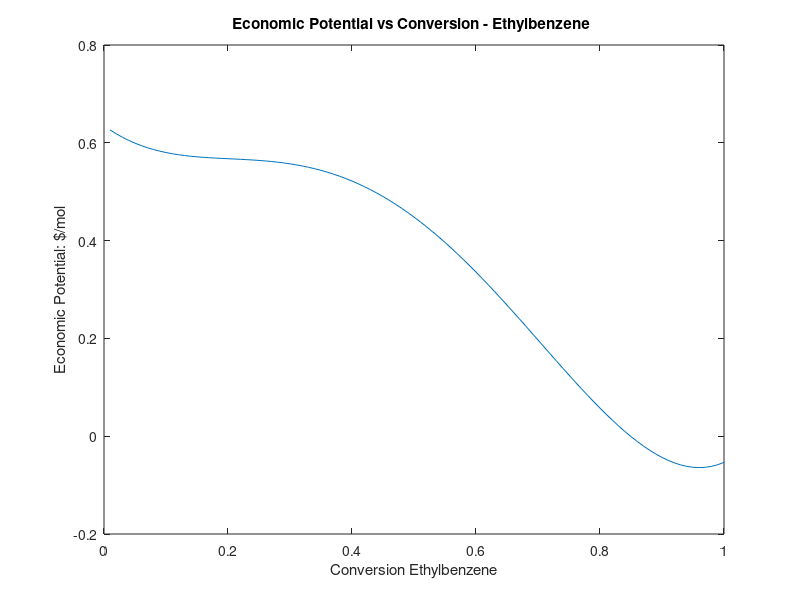

This chart was generated by the following MATLAB code:

conv = [];
EP = [];

for x = 0.01:0.01:1

as = [0.999, -0.6106 3.133 -6.8311 3.7792];
ab = [0.0006113 0.0826248 -0.1581804 0.26738 0];
at = [0.0006455 0.4154 -2.484903 5.846189 -3.437729];

ss = as(1) +as(2)*x + as(3)*x*x + as(4)*x*x*x+ as(5)*x*x*x*x;
sb = ab(1) +ab(2)*x + ab(3)*x*x + ab(4)*x*x*x+ ab(5)*x*x*x*x;
st = at(1) +at(2)*x + at(3)*x*x + at(4)*x*x*x+ at(5)*x*x*x*x;

PS =98.04*ss;
PB = 98.04*sb + 0.96;
PE = 98.04*sb;
PT = 98.04*st + 0.96;
PM = 98.04*st;
PH = PS - PM;

EPk = 23*PS + 9*PB + 8.5*PT + 4*(0.123*PH + 0.383*PM + 0.596*PE) - 100*16 -1200*0.07;
EP = [EP; EPk/1000];
conv = [conv; x];

end 
plot(conv, EP)
title('Economic Potential vs Conversion - Ethylbenzene ')
xlabel('Conversion Ethylbenzene')
ylabel('Economic Potential: $/mol')
hold on

